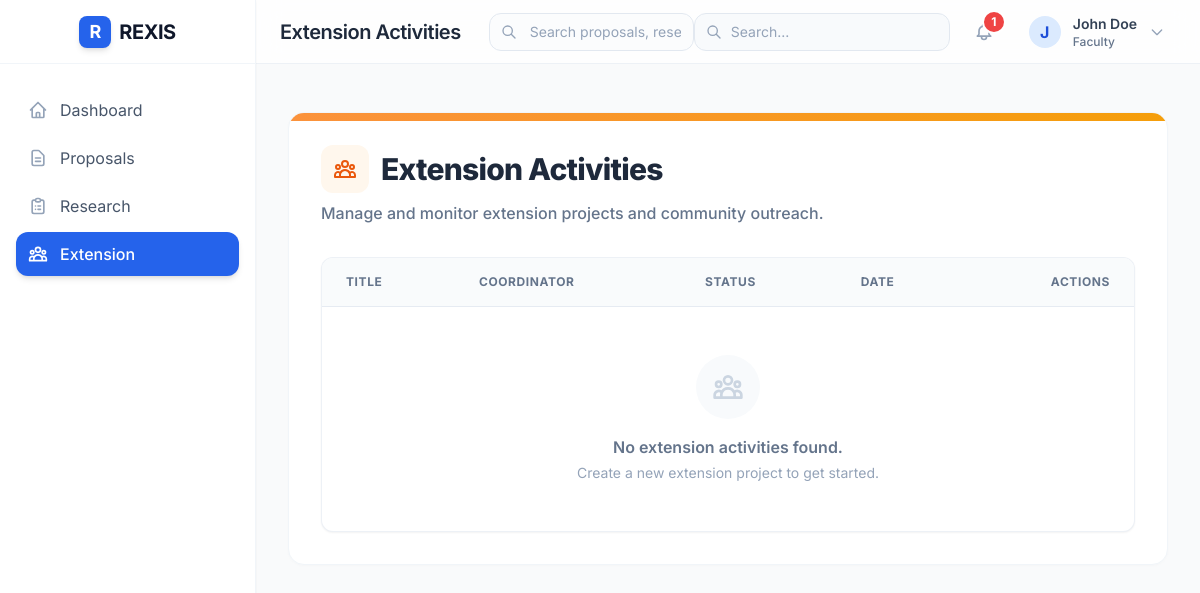
Before: /extension/ (signed in) with the older database file.
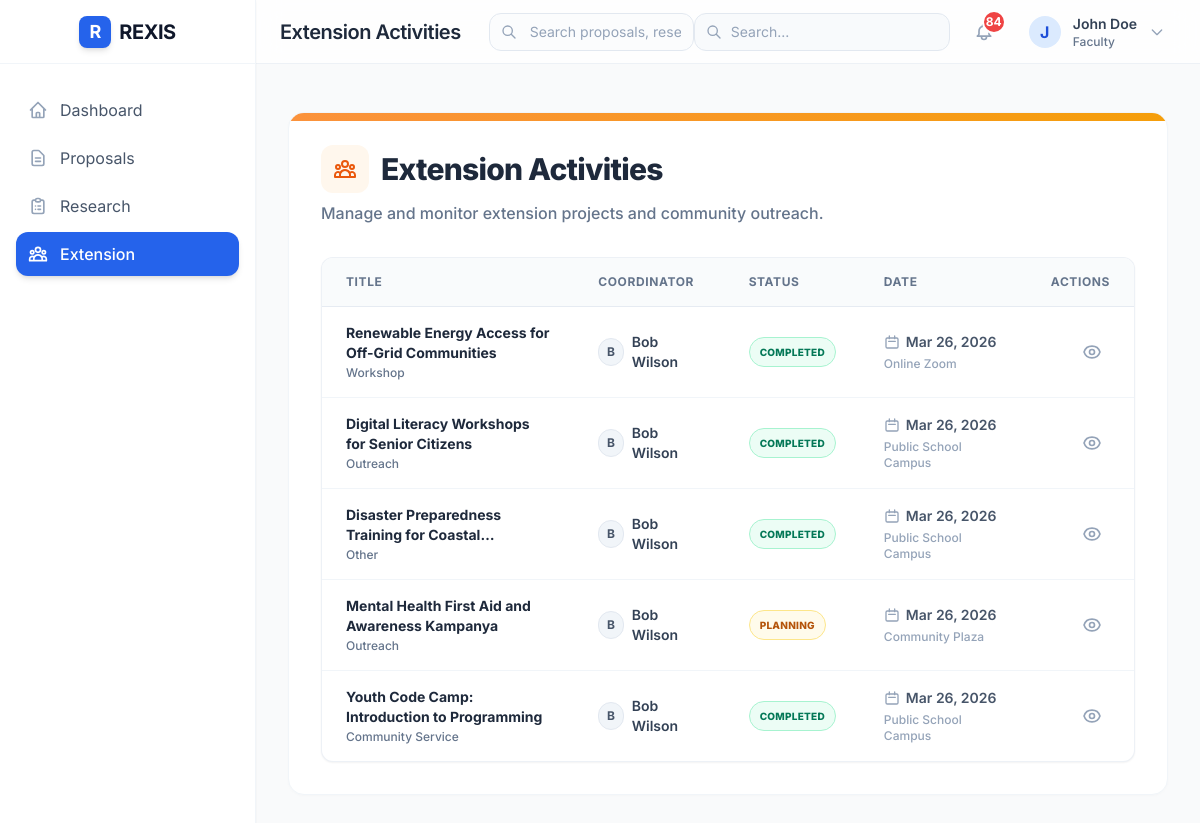
After: the same page with the newer database file.
### extension/models.py (models this page shows, shortened)
class ExtensionRecord(models.Model):
    proposal = models.ForeignKey(
        Proposal,
        on_delete=models.CASCADE,
        related_name='extension_records',
        null=True,
        blank=True
    )
    title = models.CharField(max_length=255)
    extension_type = models.CharField(
        max_length=30,
        choices=ExtensionType.choices,
        default=ExtensionType.COMMUNITY_SERVICE
    )
    coordinator = models.ForeignKey(
        settings.AUTH_USER_MODEL,
        on_delete=models.CASCADE,
        related_name='extension_coordinated'
    )
    team_members = models.ManyToManyField(
        settings.AUTH_USER_MODEL,
        related_name='extension_participated',
        blank=True
    )
    partner_community = models.CharField(max_length=255, blank=True)
    location = models.CharField(max_length=255)
    status = models.CharField(
        max_length=20,
        choices=ExtensionStatus.choices,
        default=ExtensionStatus.PLANNING
    )
    start_date = models.DateField()
    end_date = models.DateField(null=True, blank=True)
    beneficiary_count = models.PositiveIntegerField(default=0)
    description = models.TextField(blank=True)
    output_documents = models.FileField(upload_to='extension/documents/', blank=True, null=True)
    photos = models.ImageField(upload_to='extension/photos/', blank=True, null=True)
    created_at = models.DateTimeField(auto_now_add=True)
    updated_at = models.DateTimeField(auto_now=True)
    class Meta:
        ordering = ['-start_date']
        verbose_name = 'Extension Record'
        verbose_name_plural = 'Extension Records'

### users/models.py (models this page shows, shortened)
class CustomUser(AbstractUser):
    ROLE_CHOICES = UserRole.choices
    role = models.CharField(
        max_length=20,
        choices=UserRole.choices,
        default=UserRole.FACULTY
    )
    employee_id = models.CharField(max_length=50, blank=True)
    department = models.CharField(max_length=100, blank=True)
    phone = models.CharField(max_length=20, blank=True)
    created_at = models.DateTimeField(auto_now_add=True)
    updated_at = models.DateTimeField(auto_now=True)
    class Meta:
        verbose_name = 'User'
        verbose_name_plural = 'Users'
    @property
    def is_admin(self):
        return self.role == UserRole.ADMIN or self.is_superuser
    @property
    def is_faculty(self):
        return self.role == UserRole.FACULTY
    @property
    def is_research_staff(self):
        return self.role == UserRole.RESEARCH_STAFF
    @property
    def is_extension_staff(self):
        return self.role == UserRole.EXTENSION_STAFF

### extension/views.py (the view)
# urls.py: path('', views.extension_list, name='extension_list'),
@login_required
def extension_list(request: HttpRequest) -> HttpResponse:
    user = request.user
    records = ExtensionRecord.objects.select_related('proposal', 'coordinator')
    if user.is_extension_staff:
        records = records.filter(
            Q(coordinator=user) | Q(team_members=user)
        )
    elif user.is_faculty:
        records = records.filter(proposal__faculty_author=user)
    status_filter = request.GET.get('status')
    if status_filter:
        records = records.filter(status=status_filter)
    paginator = Paginator(records, 10)
    page_number = request.GET.get('page')
    page_obj = paginator.get_page(page_number)
    return render(request, 'extension/extension_list.html', {
        'page_obj': page_obj,
        'status_choices': ExtensionStatus.choices,
    })

### templates/extension/extension_list.html (shortened to what the changed rows need)
{% extends 'base.html' %}
{% block page_title %}Extension Activities{% endblock %}
{% block content %}
<div class="max-w-7xl mx-auto mt-4 mb-10">
    <div class="bg-white rounded-2xl shadow-card border border-slate-100 overflow-hidden relative">
        <div class="p-6 md:p-8">
            <div class="flex flex-col md:flex-row md:items-center justify-between gap-4 mb-8">
                <div>
                    <h1 class="text-2xl md:text-3xl font-extrabold text-slate-800 tracking-tight flex items-center gap-3">
                        <div class="w-12 h-12 rounded-xl bg-orange-50 text-orange-600 flex items-center justify-center flex-shrink-0">
                        </div>
                        Extension Activities
                    </h1>
                </div>
            </div>
            <div class="bg-white border text-sm border-slate-200/60 rounded-xl overflow-hidden shadow-sm">
                <div class="overflow-x-auto">
                    <table class="w-full text-left border-collapse">
                        <thead>
                            <tr class="bg-slate-50/80 border-b border-slate-200/80">
                                <th class="py-4 px-6 font-bold text-slate-500 uppercase tracking-wider text-xs">Title</th>
                                <th class="py-4 px-6 font-bold text-slate-500 uppercase tracking-wider text-xs">Coordinator</th>
                                <th class="py-4 px-6 font-bold text-slate-500 uppercase tracking-wider text-xs">Status</th>
                                <th class="py-4 px-6 font-bold text-slate-500 uppercase tracking-wider text-xs">Date</th>
                                <th class="py-4 px-6 font-bold text-slate-500 uppercase tracking-wider text-xs text-right">Actions</th>
                            </tr>
                        </thead>
                        <tbody class="divide-y divide-slate-100">
                            {% for record in page_obj %}
                            <tr class="hover:bg-orange-50/40 transition-colors group">
                                <td class="py-4 px-6">
                                    <p class="font-bold text-slate-800 text-sm group-hover:text-orange-600 transition-colors line-clamp-2" title="{{ record.title }}">
                                        {{ record.title }}
                                    </p>
                                    <p class="text-xs text-slate-500 font-medium mt-0.5">{{ record.get_extension_type_display }}</p>
                                </td>
                                <td class="py-4 px-6">
                                    <div class="flex items-center gap-2">
                                        <div class="w-7 h-7 rounded-full bg-slate-100 text-slate-600 flex items-center justify-center text-xs font-bold border border-slate-200">
                                            {{ record.coordinator.first_name|make_list|first|default:record.coordinator.username|make_list|first|upper }}
                                        </div>
                                        <span class="font-semibold text-slate-700 text-sm">{{ record.coordinator.get_full_name|default:record.coordinator.username }}</span>
                                    </div>
                                </td>
                                <td class="py-4 px-6">
                                    <span class="inline-flex justify-center items-center px-2.5 py-1 rounded-full text-[10px] font-extrabold uppercase tracking-wide border
                                        {% if record.status == 'PLANNING' %}bg-amber-50 text-amber-700 border-amber-200
                                        {% elif record.status == 'ONGOING' %}bg-blue-50 text-blue-700 border-blue-200
                                        {% elif record.status == 'COMPLETED' %}bg-emerald-50 text-emerald-700 border-emerald-200
                                        {% else %}bg-slate-100 text-slate-700 border-slate-200{% endif %}">
                                        {{ record.get_status_display }}
                                    </span>
                                </td>
                                <td class="py-4 px-6">
                                    <p class="text-sm font-semibold text-slate-600 flex items-center gap-1.5 whitespace-nowrap">
                                        <svg class="w-4 h-4 text-slate-400" fill="none" stroke="currentColor" viewBox="0 0 24 24"><path stroke-linecap="round" stroke-linejoin="round" stroke-width="2" d="M8 7V3m8 4V3m-9 8h10M5 21h14a2 2 0 002-2V8a2 2 0 00-2-2H5a2 2 0 00-2 2v11a2 2 0 002 2z"></path></svg>
                                        {{ record.start_date|date:"M d, Y" }}
                                    </p>
                                    <p class="text-xs text-slate-400 mt-1 font-medium">{{ record.location }}</p>
                                </td>
                                <td class="py-4 px-6 text-right">
                                    <a href="{% url 'extension_detail' record.pk %}" class="inline-flex items-center justify-center p-2 text-slate-400 hover:text-orange-600 hover:bg-orange-50 rounded-lg transition-colors" title="View Details">
                                    </a>
                                </td>
                            </tr>
                            {% empty %}
                            <tr>
                                <td colspan="5" class="py-12 px-6 text-center">
                                    <div class="flex flex-col items-center justify-center">
                                        <div class="w-16 h-16 bg-slate-50 rounded-full flex items-center justify-center mb-4">
                                        </div>
                                        <p class="text-slate-500 font-semibold text-base mb-1">No extension activities found.</p>
                                        <p class="text-slate-400 text-sm">Create a new extension project to get started.</p>
                                    </div>
                                </td>
                            </tr>
                            {% endfor %}
                        </tbody>
                    </table>
                </div>
            </div>
        </div>
    </div>
</div>
{% endblock %}

### templates/base.html (shortened to what the changed rows need)
<!DOCTYPE html>
<html lang="en">
<head>
    <script src="https://cdn.tailwindcss.com"></script>
</head>
<body class="bg-gray-50" x-data="{ sidebarOpen: false }">
    {% if user.is_authenticated %}
    <div class="flex h-screen">
        <aside
            :class="sidebarOpen ? 'translate-x-0 shadow-2xl' : '-translate-x-full'"
            class="fixed inset-y-0 left-0 z-50 w-64 bg-white border-r border-slate-100 transform transition-transform duration-300 ease-in-out lg:relative lg:translate-x-0 lg:shadow-sm flex flex-col"
        >
            <div class="flex items-center justify-between lg:justify-center h-16 px-6 lg:px-0 border-b border-slate-100">
                <div class="flex items-center gap-2">
                    <h1 class="text-xl font-bold text-slate-900 tracking-tight">REXIS</h1>
                </div>
            </div>
        </aside>
        <div class="flex-1 flex flex-col min-w-0">
            <header class="bg-white/80 backdrop-blur-md border-b border-slate-200/60 sticky top-0 z-30 h-16 flex flex-col justify-center">
                <div class="flex items-center justify-between px-4 sm:px-6">
                    <div class="flex items-center gap-3">
                        <h2 class="text-xl font-semibold text-slate-800 tracking-tight hidden lg:block leading-none">{% block page_title %}Dashboard{% endblock %}</h2>
                    </div>
                    <div class="flex items-center gap-4">
                        <div class="relative" x-data="{ notifyOpen: false }">
                            <button @click="notifyOpen = !notifyOpen" @click.away="notifyOpen = false" class="p-2 text-slate-400 hover:text-blue-600 hover:bg-blue-50 rounded-full transition-colors relative focus:outline-none">
                                {% if notification_count > 0 %}
                                <span class="absolute -top-1 -right-1 min-w-6 h-6 bg-red-500 text-white text-xs font-bold rounded-full border-2 border-white flex items-center justify-center leading-none">
                                    {% if notification_count > 99 %}99+{% else %}{{ notification_count }}{% endif %}
                                </span>
                                {% endif %}
                            </button>
                        </div>
                    </div>
                </div>
            </header>
            <main class="flex-1 overflow-x-hidden overflow-y-auto p-4 sm:p-6 lg:p-8">
                <div class="max-w-7xl mx-auto">
                    {% block content %}{% endblock %}
                </div>
            </main>
        </div>
    </div>
    {% else %}
    <div class="min-h-screen flex flex-col justify-center bg-slate-50">
        {% block login_content %}{% endblock %}
    </div>
    {% endif %}
</body>
</html>

Changed rows visible on the page:
added ExtensionRecord: title "Renewable Energy Access for Off-Grid Communities", extension_type "Workshop", coordinator.first_name|make_list "B", coordinator.get_full_name "Bob Wilson", status "COMPLETED", start_date "Mar 26, 2026", location "Online Zoom"
added ExtensionRecord: title "Digital Literacy Workshops for Senior Citizens", extension_type "Outreach", coordinator.first_name|make_list "B", coordinator.get_full_name "Bob Wilson", status "COMPLETED", start_date "Mar 26, 2026", location "Public School Campus"
added ExtensionRecord: title "Disaster Preparedness Training for…", extension_type "Other", coordinator.first_name|make_list "B", coordinator.get_full_name "Bob Wilson", status "COMPLETED", start_date "Mar 26, 2026", location "Public School Campus"
added ExtensionRecord: title "Mental Health First Aid and Awareness Kampanya", extension_type "Outreach", coordinator.first_name|make_list "B", coordinator.get_full_name "Bob Wilson", status "PLANNING", start_date "Mar 26, 2026", location "Community Plaza"
added ExtensionRecord: title "Youth Code Camp: Introduction to Programming", extension_type "Community Service", coordinator.first_name|make_list "B", coordinator.get_full_name "Bob Wilson", status "COMPLETED", start_date "Mar 26, 2026", location "Public School Campus"
Other visible differences:
{{ notification_count }}: "1" → "84"
text no longer shown: "No extension activities found. Create a new extension project to get started."
